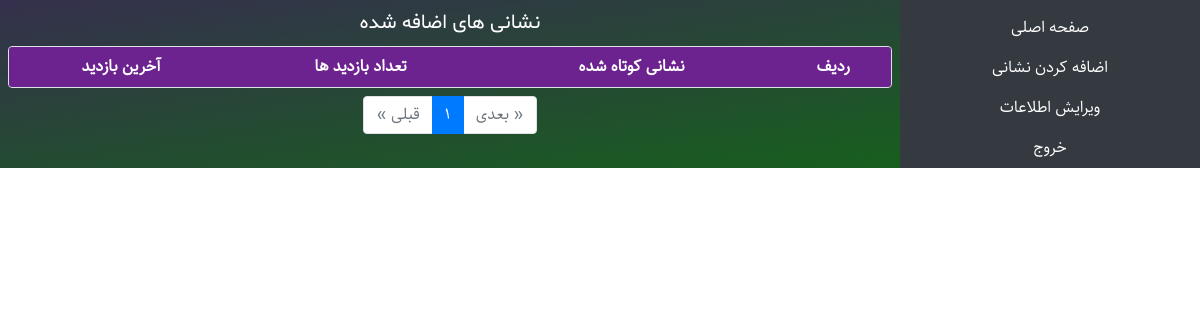
/dashboard/ (signed in), run on an earlier commit of the app's database.
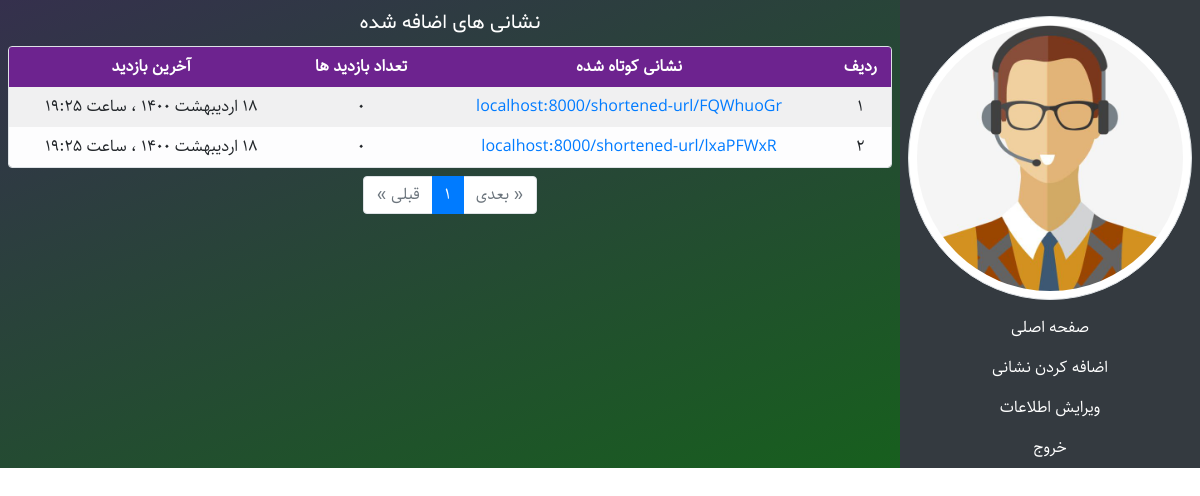
And on a later commit of the database.
### URLshortener/models.py (models this page shows, shortened)
class UserProfile(models.Model):
    photo = models.ImageField(upload_to='profile_images', verbose_name='تصویر')
    birth_date = models.DateField(blank=True, verbose_name='تاریخ تولد')
    user = models.OneToOneField(User, on_delete=models.CASCADE, related_name='profile')
    def birth_date_jalali(self):
        return date_to_jalali_str(self.birth_date)
    birth_date_jalali.short_description = 'تاریخ تولد'
    class Meta:
        verbose_name = 'پروفایل'
        verbose_name_plural = 'پروفایل ها'

class URL(models.Model):
    address = models.URLField(max_length=512, verbose_name='نشانی اینترنتی')
    slug = models.SlugField(max_length=8, unique=True, verbose_name='اسلاگ')
    visits = models.PositiveIntegerField(default=0, verbose_name='تعداد بازدید ها')
    created = models.DateTimeField(auto_now_add=True, verbose_name='تاریخ ایجاد')
    last_visit = models.DateTimeField(default=timezone.now, verbose_name='آخرین بازدید')
    author = models.ForeignKey(User, on_delete=models.CASCADE, related_name='urls',
                               verbose_name='ایجاد کننده')
    def last_visit_jalali(self):
        return datetime_to_jalali_str(self.last_visit)
    last_visit_jalali.short_description = 'آخرین بازدید'
    def created_jalali(self):
        return datetime_to_jalali_str(self.created)
    created_jalali.short_description = 'تاریخ ایجاد'
    def __str__(self):
        return 'localhost:8000/shortened-url/' + self.slug
    class Meta:
        verbose_name = 'نشانی اینترنتی'
        verbose_name_plural = 'نشانی های اینترنتی'

### URLshortener/views.py (the view)
# urls.py: path('dashboard/', views.dashboard, name='dashboard'),
@login_required
def dashboard(request):
    url_list = request.user.urls.order_by('-visits')
    paginator = Paginator(url_list, 10)
    page_number = request.GET.get('page', 1)
    page_obj = paginator.get_page(page_number)
    context = {
        'short_urls': page_obj,
    }
    return render(request, 'URLshortener/dashboard.html', context)

### URLshortener/templatetags/custom_filters.py (called while the page is built)
@register.filter
@stringfilter
def to_persian(string):
    return numbers_to_persian(string)

### URLshortener/templatetags/custom_tags.py (called while the page is built)
@register.inclusion_tag('URLshortener/paginator.html')
def paginator(page):
    return {
        'page': page,
    }

@register.inclusion_tag('URLshortener/urls_table.html')
def urls_table(page):
    return {
        'page': page,
    }

### extensions/jalali.py (called while the page is built)
    def persian_tuple(self):
        return self.persian_year, self.persian_month, self.persian_day

### extensions/time_utils.py (called while the page is built)
def numbers_to_persian(string):
    en_to_fa = {
        '0': '۰',
        '1': '۱',
        '2': '۲',
        '3': '۳',
        '4': '۴',
        '5': '۵',
        '6': '۶',
        '7': '۷',
        '8': '۸',
        '9': '۹',
    }
    for en, fa in en_to_fa.items():
        string = string.replace(en, fa)
    return string

### templates/URLshortener/dashboard.html (shortened to what this page needs)
{% extends 'URLshortener/base.html' %}
{% load static %}
{% load custom_filters %}
{% load custom_tags %}
{% block head %}
	<link rel='stylesheet' href="{% static 'URLshortener/css/dashboard.css' %}">
{% endblock %}
{% block main %}
    <div class='row container-fluid p-0 m-0'>
        <aside class='col-sm-3 bg-dark p-0 pt-2'>
            {% if user.profile.photo.url %}
            <div class='p-2'>
                <img class='w-100 p-2 rounded-circle img-thumbnail' src='{{ user.profile.photo.url }}'>
            </div>
            {% endif %}
            <ul class='nav flex-column text-center text-white p-0'>
                <li class="nav-item p-2"><a href="{% url 'URLshortener:home' %}" >صفحه اصلی</a></li>
                <li class="nav-item p-2"><a href="{% url 'URLshortener:add-url' %}" >اضافه کردن نشانی</a></li>
                <li class="nav-item p-2"><a href="#" >ویرایش اطلاعات</a></li>
                <li class="nav-item p-2"><a href="{% url 'auth_logout' %}?next=/" >خروج</a></li>
            </ul>
        </aside>
        <div class='col-sm-9 p-2'>
            <div class='container text-center text-white main-title'>نشانی های اضافه شده</div>
            <div class='container table-responsive p-0 my-2 mx-auto rounded table-div border'>
                {% urls_table short_urls %}
            </div>
            {% paginator short_urls %}
        </div>
    </div>
{% endblock %}

### templates/URLshortener/urls_table.html
{% load custom_filters %}
<table class='table table-light table-striped table-borderless text-center p-0 mx-auto my-0'>
    <thead>
        <tr style='background-color: #6d238f;' class='text-white'>
            <th class='p-2'>ردیف</th>
            <th class='p-2'>نشانی کوتاه شده</th>
            <th class='p-2'>تعداد بازدید ها</th>
            <th class='p-2'>آخرین بازدید</th>
        </tr>
    </thead>
    <tbody>
        {% for short_url in page %}
        <tr>
            <td class='p-2'>
                {{ forloop.counter0|add:page.start_index|to_persian }}
            </td>
            <td class='p-2'>
                <a href="{% url 'URLshortener:shortened-url' short_url.slug%}">
                {{ short_url }}
                </a>
            </td>
            <td class='p-2'>{{ short_url.visits|to_persian }}</td>
            <td class='p-2'>{{ short_url.last_visit_jalali }}</td>
        </tr>
        {% endfor %}
    </tbody>
</table>

What changed in the data, as far as the page shows it:
added URL: slug "localhost:8000/shortened-url/FQWhuoGr", visits|to_persian "۰", last_visit_jalali "۱۸ اردیبهشت ۱۴۰۰ ، ساعت ۱۹:۲۵"
added URL: slug "localhost:8000/shortened-url/lxaPFWxR", visits|to_persian "۰", last_visit_jalali "۱۸ اردیبهشت ۱۴۰۰ ، ساعت ۱۹:۲۵"
